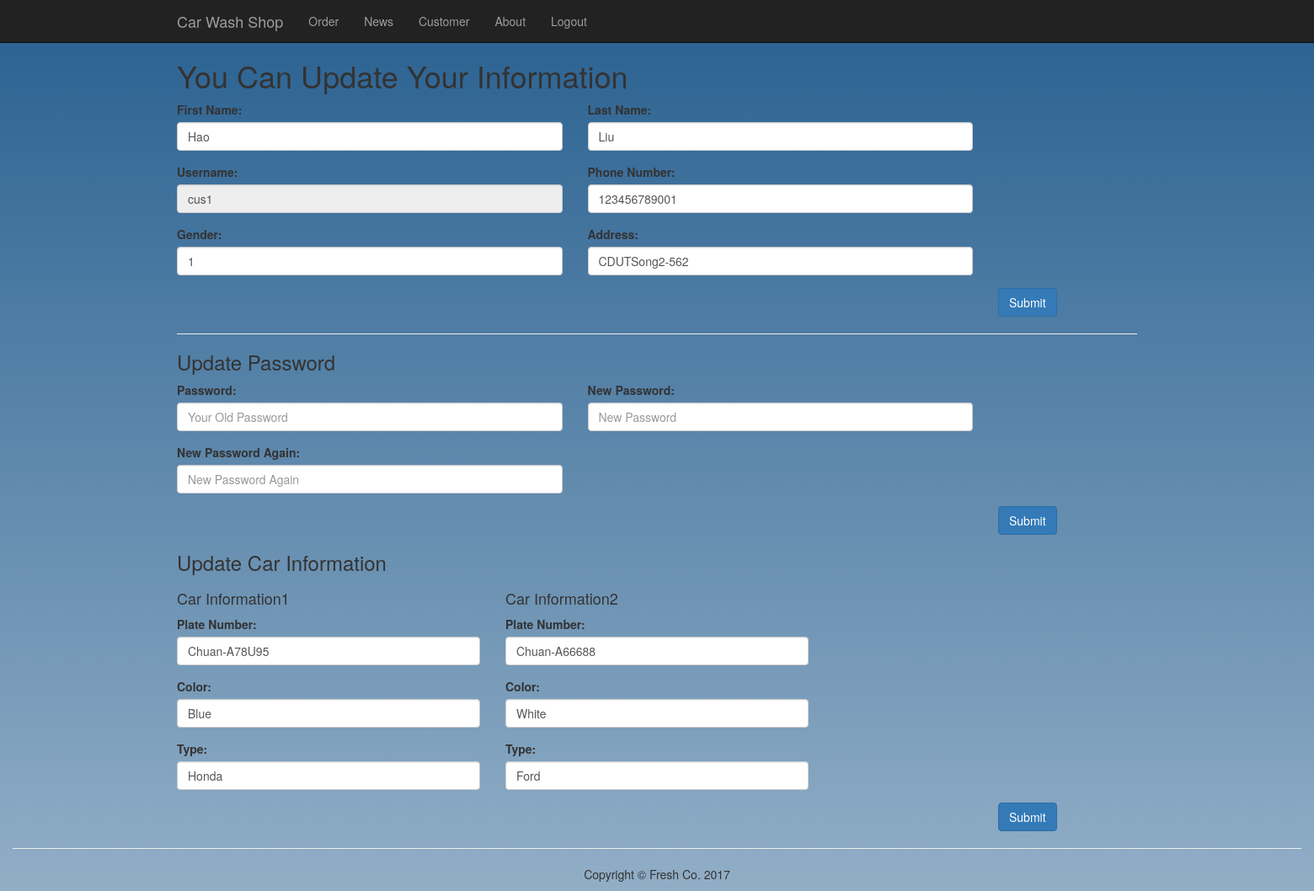
/index.php?page=customer (signed in), run on the app's committed database.
### tables this page shows
CREATE TABLE IF NOT EXISTS `customer` (
  `id` int(10) unsigned NOT NULL,
  `username` varchar(50) DEFAULT NULL,
  `pwdhash` varchar(60) DEFAULT NULL,
  `salt` varchar(10) DEFAULT NULL,
  `FirstName` varchar(10) DEFAULT NULL,
  `LastName` varchar(10) NOT NULL,
  `sex` tinyint(1) DEFAULT NULL,
  `tel` varchar(20) DEFAULT NULL,
  `address` varchar(225) DEFAULT NULL,
  `balance` double DEFAULT NULL,
  `birth` date DEFAULT NULL
);

CREATE TABLE IF NOT EXISTS `car` (
  `id` int(11) NOT NULL,
  `plate` varchar(50) DEFAULT NULL,
  `brand` varchar(100) DEFAULT NULL,
  `color` varchar(100) DEFAULT NULL,
  `cus_id` int(10) unsigned DEFAULT NULL
);

### inc/db.php (called while the page is built, shortened)
<?php
 class Mysql{
	function __construct(){
		$this->conn=$this->getConn();
	}
	function getConn(){
        $conn =  mysql_connect('localhost','root','0618') or die("Cannot connect to server".mysql_error());
        return $conn;
    }
	function fetch($result){
        $row = mysql_fetch_array($result);
        return $row;
    }
	function query($sql){
        $res = mysql_query($sql,$this->conn) or die(mysql_error());
		return $res;
	}
}
$mysql = new Mysql();
?>

### app/customer.php (the view, shortened to what this page needs)
<div class="container">
       <div class="row">
			<div class="col-md-12">
			<h1>You Can Update Your Information</h1>
			</div>
			<?php
				$sql_cusinfo = "SELECT * FROM customer WHERE id = '".$_SESSION['customer_id']."'";
				$result_cusinfo = $mysql->query($sql_cusinfo);
				$cusinfo = $mysql->fetch($result_cusinfo);
			?>
			<form method='post'>
			    <div class="form-group col-md-5 col-md-offset-0">
			    	<label for='fname'>First Name:</label>
					<input type="text" class="form-control" name="fname" id="fname" value="<?php echo $cusinfo['FirstName']; ?>">
				</div>
				<div class="form-group col-md-5 col-md-offset-0">
			    	<label for='lname'>Last Name:</label>
					<input type="text" class="form-control" name="lname" id="lname" value="<?php echo $cusinfo['LastName']; ?>">
				</div>
			    <div class="form-group col-md-5 col-md-offset-0">
			    	<label for='username'>Username:</label>
					<input type="text" class="form-control" name="username" id='username' value="<?php echo $cusinfo['username']; ?>" disabled>
				</div>
			    <div class="form-group col-md-5 col-md-offset-0">
			    	<label for='phone'>Phone Number:</label>
					<input type="text" class="form-control" name="phone" id='phone' value="<?php echo $cusinfo['tel']; ?>">
				</div>
				<div class="form-group col-md-5 col-md-offset-0">
			    	<label for='sex'>Gender:</label>
					<input type="text" class="form-control" name="sex" id='sex' value="<?php echo $cusinfo['sex']; ?>">
				</div>
				<div class="form-group col-md-5 col-md-offset-0">
			    	<label for='address'>Address:</label>
					<input type="text" class="form-control" name="address" id='address' value="<?php echo $cusinfo['address']; ?>">
				</div>
				<div class="col-md-12 col-md-offset-10">
			    	<input type="submit" value="Submit" class="btn btn-primary">
				</div>
			</form>
			<div class="col-md-12">
				<hr>
				<h3>Update Password</h3>
			</div>
			<form method="post">
		    	<div class="form-group col-md-5 col-md-offset-0">
		   		 	<label for='password'>Password:</label>
					<input type="text" class="form-control" name="password" id='password' placeholder="Your Old Password">
				</div>
		    	<div class="form-group col-md-5 col-md-offset-0">
		   		 	<label for='newpassword'>New Password:</label>
					<input type="text" class="form-control" name="newpassword" id='newpassword' placeholder="New Password">
				</div>
		    	<div class="form-group col-md-5 col-md-offset-0">
		   		 	<label for='newpasswordagain'>New Password Again:</label>
					<input type="text" class="form-control" name="newpasswordagain" id='newpasswordagain' placeholder="New Password Again">
				</div>
				<div class="col-md-12 col-md-offset-10">
			    	<input type="submit" value="Submit" class="btn btn-primary">
				</div>
			</form>
			<div class="col-md-12">
				<h3>Update Car Information</h3>
			</div>
			<?php
			$sql_cuscarid = "SELECT * FROM car WHERE cus_id ='".$_SESSION['customer_id']."'";
			$result_cuscarid = $mysql->query($sql_cuscarid);
			$num = 0;
			while ($row_carinfo = $mysql->fetch($result_cuscarid)) {
				$num ++;
			?>
				<form method="post">
					<div class="col-md-4">
					<h4>Car Information<?php echo $num;?></h4>
			   	 		<div class="form-group  col-md-offset-0">
			   			 	<label for='plate'>Plate Number:</label>
							<input type="text" class="form-control" name="plate<?php echo $num;?>" id='plate' value="<?php echo $row_carinfo['plate']; ?>">
						</div>
			    		<div class="form-group  col-md-offset-0">
			   			 	<label for='colol'>Color:</label>
							<input type="text" class="form-control" name="color<?php echo $num;?>" id='color' value="<?php echo $row_carinfo['color']; ?>">
						</div>
			    		<div class="form-group  col-md-offset-0">
			   			 	<label for='type'>Type:</label>
							<input type="text" class="form-control" name="type<?php echo $num;?>" id='type' value="<?php echo $row_carinfo['brand']; ?>">
						</div>
					</div>
				<?php
			}
				?>
					<div class="col-md-12 col-md-offset-10">
			    		<input type="submit" value="Submit" class="btn btn-primary">
					</div>
			  </form>
	</div>
</div>

### data on the page
customer: fname "Hao", lname "Liu", username "cus1", phone "123456789001", sex "1", address "CDUTSong2-562"
car: plate1 "Chuan-A78U95", color1 "Blue", type1 "Honda"
car: plate2 "Chuan-A66688", color2 "White", type2 "Ford"
